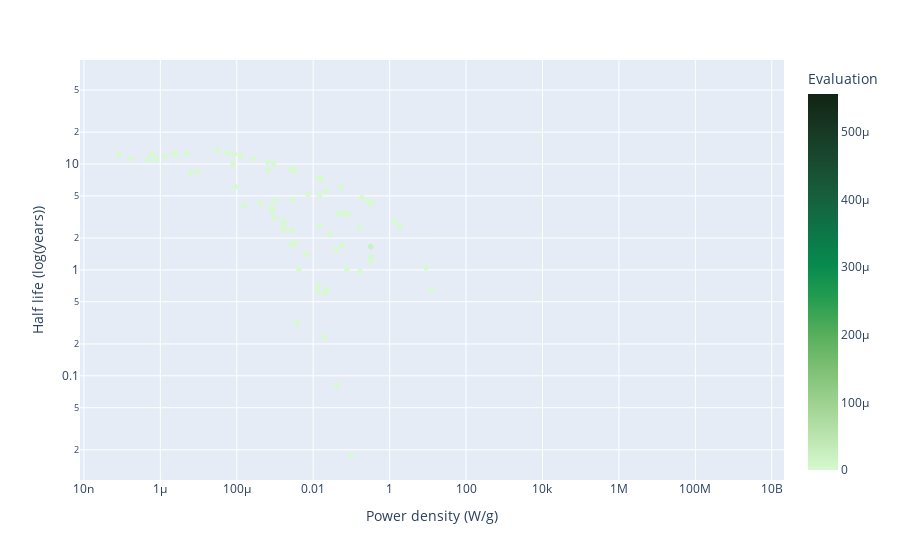

Here is the notebook cell this chart was saved with:
### Code cell
px.scatter(power_density_df, x = 'Power density (W/g)', y = 'Half life (log(years))',
color = 'Evaluation', hover_name = 'Isotope', log_y = True, log_x = True,
color_continuous_scale = 'algae')

### Figure 1 — Plotly figure (JSON) as saved in the notebook; plotly's stock layout.template omitted (floating-point values rounded to 4 significant figures; data arrays with more than 128 entries replaced by an {"elided": "..."} marker saying what was removed)
{"data": [{"hovertemplate": "<b>%{hovertext}</b><br><br>Power density (W/g)=%{x}<br>Half life (log(years))=%{y}<br>Evaluation=%{marker.color}<extra></extra>", "hovertext": {"elided": "3558 str values"}, "legendgroup": "", "marker": {"color": {"elided": "3558 float values"}, "coloraxis": "coloraxis", "symbol": "circle"}, "mode": "markers", "name": "", "showlegend": false, "type": "scattergl", "x": {"elided": "3558 mixed values"}, "xaxis": "x", "y": {"elided": "3558 float values"}, "yaxis": "y"}], "layout": {"coloraxis": {"colorbar": {"title": {"text": "Evaluation"}}, "colorscale": [[0, "rgb(214, 249, 207)"], [0.09091, "rgb(186, 228, 174)"], [0.1818, "rgb(156, 209, 143)"], [0.2727, "rgb(124, 191, 115)"], [0.3636, "rgb(85, 174, 91)"], [0.4545, "rgb(37, 157, 81)"], [0.5455, "rgb(7, 138, 78)"], [0.6364, "rgb(13, 117, 71)"], [0.7273, "rgb(23, 95, 61)"], [0.8182, "rgb(25, 75, 49)"], [0.9091, "rgb(23, 55, 35)"], [1, "rgb(17, 36, 20)"]]}, "legend": {"tracegroupgap": 0}, "margin": {"t": 60}, "xaxis": {"anchor": "y", "domain": [0, 1], "title": {"text": "Power density (W/g)"}, "type": "log"}, "yaxis": {"anchor": "x", "domain": [0, 1], "title": {"text": "Half life (log(years))"}, "type": "log"}}}
